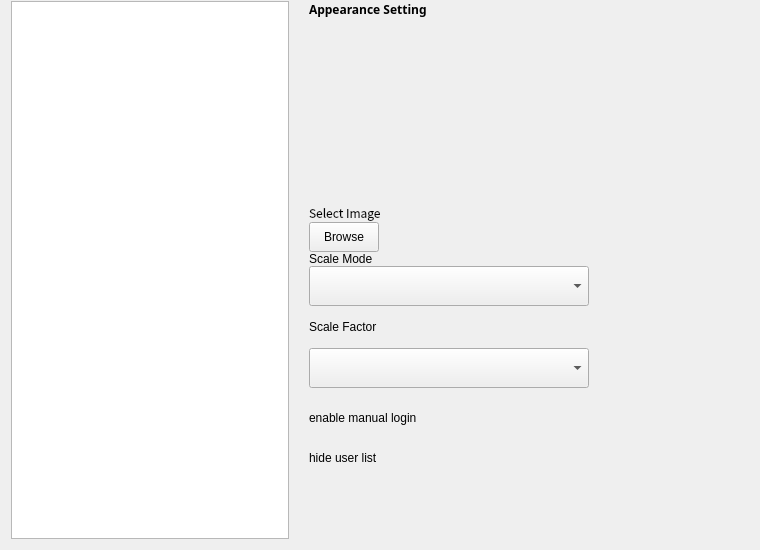
<?xml version="1.0" encoding="UTF-8"?>
<ui version="4.0">
 <class>GreeterSetting</class>
 <widget class="QWidget" name="GreeterSetting">
  <property name="geometry">
   <rect>
    <x>0</x>
    <y>0</y>
    <width>760</width>
    <height>550</height>
   </rect>
  </property>
  <property name="windowTitle">
   <string>GreeterSetting</string>
  </property>
  <property name="styleSheet">
   <string notr="true"/>
  </property>
  <layout class="QHBoxLayout" name="horizontalLayout">
   <property name="spacing">
    <number>0</number>
   </property>
   <property name="topMargin">
    <number>0</number>
   </property>
   <item>
    <widget class="QWidget" name="tab" native="true">
     <property name="sizePolicy">
      <sizepolicy hsizetype="Fixed" vsizetype="Preferred">
       <horstretch>0</horstretch>
       <verstretch>0</verstretch>
      </sizepolicy>
     </property>
     <property name="minimumSize">
      <size>
       <width>286</width>
       <height>0</height>
      </size>
     </property>
     <property name="styleSheet">
      <string notr="true"/>
     </property>
     <layout class="QVBoxLayout" name="verticalLayout_2">
      <property name="spacing">
       <number>0</number>
      </property>
      <property name="leftMargin">
       <number>0</number>
      </property>
      <property name="topMargin">
       <number>1</number>
      </property>
      <property name="rightMargin">
       <number>1</number>
      </property>
      <property name="bottomMargin">
       <number>0</number>
      </property>
      <item>
       <widget class="KiranSidebarWidget" name="tabList">
        <property name="sizePolicy">
         <sizepolicy hsizetype="Fixed" vsizetype="Expanding">
          <horstretch>0</horstretch>
          <verstretch>0</verstretch>
         </sizepolicy>
        </property>
        <property name="minimumSize">
         <size>
          <width>274</width>
          <height>0</height>
         </size>
        </property>
        <property name="maximumSize">
         <size>
          <width>278</width>
          <height>16777215</height>
         </size>
        </property>
        <property name="styleSheet">
         <string notr="true"/>
        </property>
        <property name="currentRow">
         <number>-1</number>
        </property>
       </widget>
      </item>
     </layout>
    </widget>
   </item>
   <item>
    <widget class="QWidget" name="stack" native="true">
     <property name="styleSheet">
      <string notr="true"/>
     </property>
     <layout class="QVBoxLayout" name="verticalLayout">
      <property name="spacing">
       <number>0</number>
      </property>
      <property name="leftMargin">
       <number>0</number>
      </property>
      <property name="topMargin">
       <number>1</number>
      </property>
      <property name="rightMargin">
       <number>0</number>
      </property>
      <property name="bottomMargin">
       <number>0</number>
      </property>
      <item>
       <widget class="QStackedWidget" name="stackedWidget">
        <property name="currentIndex">
         <number>0</number>
        </property>
        <widget class="QWidget" name="appearence">
         <property name="styleSheet">
          <string notr="true"/>
         </property>
         <layout class="QVBoxLayout" name="verticalLayout_3">
          <property name="spacing">
           <number>0</number>
          </property>
          <property name="leftMargin">
           <number>12</number>
          </property>
          <property name="topMargin">
           <number>0</number>
          </property>
          <property name="rightMargin">
           <number>0</number>
          </property>
          <property name="bottomMargin">
           <number>0</number>
          </property>
          <item alignment="Qt::AlignLeft">
           <widget class="QLabel" name="label_appearence">
            <property name="sizePolicy">
             <sizepolicy hsizetype="Minimum" vsizetype="Minimum">
              <horstretch>0</horstretch>
              <verstretch>0</verstretch>
             </sizepolicy>
            </property>
            <property name="font">
             <font>
              <family>NotoSansCJKsc-Light</family>
              <weight>75</weight>
              <bold>true</bold>
             </font>
            </property>
            <property name="styleSheet">
             <string notr="true"/>
            </property>
            <property name="text">
             <string>Appearance Setting</string>
            </property>
           </widget>
          </item>
          <item>
           <widget class="LoginGreeterPreviewWidget" name="preview" native="true">
            <property name="sizePolicy">
             <sizepolicy hsizetype="Fixed" vsizetype="Fixed">
              <horstretch>0</horstretch>
              <verstretch>0</verstretch>
             </sizepolicy>
            </property>
            <property name="minimumSize">
             <size>
              <width>330</width>
              <height>186</height>
             </size>
            </property>
            <property name="styleSheet">
             <string notr="true"/>
            </property>
           </widget>
          </item>
          <item>
           <widget class="QLabel" name="label_selectPix">
            <property name="font">
             <font>
              <family>NotoSansCJKSC</family>
             </font>
            </property>
            <property name="styleSheet">
             <string notr="true"/>
            </property>
            <property name="text">
             <string>Select Image</string>
            </property>
           </widget>
          </item>
          <item>
           <widget class="QPushButton" name="btn_browse">
            <property name="sizePolicy">
             <sizepolicy hsizetype="Fixed" vsizetype="Fixed">
              <horstretch>0</horstretch>
              <verstretch>0</verstretch>
             </sizepolicy>
            </property>
            <property name="minimumSize">
             <size>
              <width>70</width>
              <height>30</height>
             </size>
            </property>
            <property name="maximumSize">
             <size>
              <width>70</width>
              <height>30</height>
             </size>
            </property>
            <property name="styleSheet">
             <string notr="true"/>
            </property>
            <property name="text">
             <string>Browse</string>
            </property>
           </widget>
          </item>
          <item>
           <widget class="QLabel" name="label_selectMode">
            <property name="styleSheet">
             <string notr="true"/>
            </property>
            <property name="text">
             <string>Scale Mode</string>
            </property>
           </widget>
          </item>
          <item>
           <widget class="QComboBox" name="combo_mode">
            <property name="sizePolicy">
             <sizepolicy hsizetype="Fixed" vsizetype="Fixed">
              <horstretch>0</horstretch>
              <verstretch>0</verstretch>
             </sizepolicy>
            </property>
            <property name="minimumSize">
             <size>
              <width>280</width>
              <height>40</height>
             </size>
            </property>
            <property name="maximumSize">
             <size>
              <width>280</width>
              <height>40</height>
             </size>
            </property>
            <property name="styleSheet">
             <string notr="true"/>
            </property>
           </widget>
          </item>
          <item>
           <widget class="QWidget" name="verticalWidget" native="true">
            <property name="sizePolicy">
             <sizepolicy hsizetype="Preferred" vsizetype="Fixed">
              <horstretch>0</horstretch>
              <verstretch>0</verstretch>
             </sizepolicy>
            </property>
            <property name="minimumSize">
             <size>
              <width>0</width>
              <height>82</height>
             </size>
            </property>
            <property name="maximumSize">
             <size>
              <width>16777215</width>
              <height>82</height>
             </size>
            </property>
            <layout class="QVBoxLayout" name="verticalLayout_5">
             <property name="spacing">
              <number>0</number>
             </property>
             <property name="leftMargin">
              <number>0</number>
             </property>
             <property name="topMargin">
              <number>0</number>
             </property>
             <property name="rightMargin">
              <number>0</number>
             </property>
             <property name="bottomMargin">
              <number>0</number>
             </property>
             <item>
              <widget class="QLabel" name="label_scaleFactor">
               <property name="styleSheet">
                <string notr="true"/>
               </property>
               <property name="text">
                <string>Scale Factor</string>
               </property>
              </widget>
             </item>
             <item>
              <widget class="QComboBox" name="combo_scaleFactor">
               <property name="sizePolicy">
                <sizepolicy hsizetype="Fixed" vsizetype="Fixed">
                 <horstretch>0</horstretch>
                 <verstretch>0</verstretch>
                </sizepolicy>
               </property>
               <property name="minimumSize">
                <size>
                 <width>280</width>
                 <height>40</height>
                </size>
               </property>
               <property name="maximumSize">
                <size>
                 <width>280</width>
                 <height>40</height>
                </size>
               </property>
               <property name="styleSheet">
                <string notr="true"/>
               </property>
              </widget>
             </item>
            </layout>
           </widget>
          </item>
          <item alignment="Qt::AlignTop">
           <widget class="QWidget" name="widget_enableManualLogin" native="true">
            <property name="sizePolicy">
             <sizepolicy hsizetype="Fixed" vsizetype="Preferred">
              <horstretch>0</horstretch>
              <verstretch>0</verstretch>
             </sizepolicy>
            </property>
            <property name="minimumSize">
             <size>
              <width>280</width>
              <height>0</height>
             </size>
            </property>
            <property name="maximumSize">
             <size>
              <width>280</width>
              <height>16777215</height>
             </size>
            </property>
            <layout class="QHBoxLayout" name="horizontalLayout_3">
             <property name="leftMargin">
              <number>0</number>
             </property>
             <property name="topMargin">
              <number>20</number>
             </property>
             <property name="rightMargin">
              <number>0</number>
             </property>
             <property name="bottomMargin">
              <number>0</number>
             </property>
             <item>
              <widget class="QLabel" name="label">
               <property name="text">
                <string>enable manual login</string>
               </property>
              </widget>
             </item>
             <item>
              <spacer name="horizontalSpacer">
               <property name="orientation">
                <enum>Qt::Horizontal</enum>
               </property>
               <property name="sizeHint" stdset="0">
                <size>
                 <width>40</width>
                 <height>20</height>
                </size>
               </property>
              </spacer>
             </item>
            </layout>
           </widget>
          </item>
          <item alignment="Qt::AlignTop">
           <widget class="QWidget" name="widget_hideUserList" native="true">
            <property name="sizePolicy">
             <sizepolicy hsizetype="Fixed" vsizetype="Minimum">
              <horstretch>0</horstretch>
              <verstretch>0</verstretch>
             </sizepolicy>
            </property>
            <property name="minimumSize">
             <size>
              <width>280</width>
              <height>0</height>
             </size>
            </property>
            <property name="maximumSize">
             <size>
              <width>280</width>
              <height>16777215</height>
             </size>
            </property>
            <layout class="QHBoxLayout" name="horizontalLayout_4">
             <property name="leftMargin">
              <number>0</number>
             </property>
             <property name="topMargin">
              <number>20</number>
             </property>
             <property name="rightMargin">
              <number>0</number>
             </property>
             <property name="bottomMargin">
              <number>0</number>
             </property>
             <item>
              <widget class="QLabel" name="label_2">
               <property name="text">
                <string>hide user list</string>
               </property>
              </widget>
             </item>
             <item>
              <spacer name="horizontalSpacer_2">
               <property name="orientation">
                <enum>Qt::Horizontal</enum>
               </property>
               <property name="sizeHint" stdset="0">
                <size>
                 <width>40</width>
                 <height>20</height>
                </size>
               </property>
              </spacer>
             </item>
            </layout>
           </widget>
          </item>
          <item>
           <spacer name="verticalSpacer">
            <property name="orientation">
             <enum>Qt::Vertical</enum>
            </property>
            <property name="sizeHint" stdset="0">
             <size>
              <width>20</width>
              <height>40</height>
             </size>
            </property>
           </spacer>
          </item>
         </layout>
        </widget>
        <widget class="QWidget" name="userlogin">
         <property name="styleSheet">
          <string notr="true"/>
         </property>
         <layout class="QVBoxLayout" name="verticalLayout_4">
          <property name="spacing">
           <number>0</number>
          </property>
          <property name="leftMargin">
           <number>12</number>
          </property>
          <property name="topMargin">
           <number>0</number>
          </property>
          <property name="rightMargin">
           <number>0</number>
          </property>
          <property name="bottomMargin">
           <number>20</number>
          </property>
          <item>
           <widget class="QLabel" name="label_userlogin">
            <property name="styleSheet">
             <string notr="true"/>
            </property>
            <property name="text">
             <string>User Login</string>
            </property>
           </widget>
          </item>
          <item>
           <widget class="QLabel" name="label_autoLoginUserName">
            <property name="font">
             <font>
              <family>NotoSansCJKSC</family>
             </font>
            </property>
            <property name="styleSheet">
             <string notr="true"/>
            </property>
            <property name="text">
             <string>auto login account(take effect after restart)</string>
            </property>
           </widget>
          </item>
          <item>
           <widget class="QComboBox" name="combo_autoLoginUser">
            <property name="sizePolicy">
             <sizepolicy hsizetype="Fixed" vsizetype="Fixed">
              <horstretch>0</horstretch>
              <verstretch>0</verstretch>
             </sizepolicy>
            </property>
            <property name="minimumSize">
             <size>
              <width>280</width>
              <height>40</height>
             </size>
            </property>
            <property name="maximumSize">
             <size>
              <width>280</width>
              <height>40</height>
             </size>
            </property>
           </widget>
          </item>
          <item>
           <widget class="QLabel" name="label_autoLoginDelay">
            <property name="styleSheet">
             <string notr="true"/>
            </property>
            <property name="text">
             <string>auto login delay(seconds)(take effect after restart)</string>
            </property>
           </widget>
          </item>
          <item>
           <widget class="QLineEdit" name="edit_autologinDelay">
            <property name="sizePolicy">
             <sizepolicy hsizetype="Fixed" vsizetype="Fixed">
              <horstretch>0</horstretch>
              <verstretch>0</verstretch>
             </sizepolicy>
            </property>
            <property name="minimumSize">
             <size>
              <width>280</width>
              <height>40</height>
             </size>
            </property>
            <property name="maximumSize">
             <size>
              <width>280</width>
              <height>40</height>
             </size>
            </property>
            <property name="styleSheet">
             <string notr="true"/>
            </property>
           </widget>
          </item>
          <item>
           <spacer name="verticalSpacer_2">
            <property name="orientation">
             <enum>Qt::Vertical</enum>
            </property>
            <property name="sizeHint" stdset="0">
             <size>
              <width>20</width>
              <height>40</height>
             </size>
            </property>
           </spacer>
          </item>
         </layout>
        </widget>
       </widget>
      </item>
     </layout>
    </widget>
   </item>
  </layout>
 </widget>
 <layoutdefault spacing="6" margin="11"/>
 <customwidgets>
  <customwidget>
   <class>LoginGreeterPreviewWidget</class>
   <extends>QWidget</extends>
   <header location="global">logingreeterpreviewwidget.h</header>
   <container>1</container>
  </customwidget>
  <customwidget>
   <class>KiranSidebarWidget</class>
   <extends>QListWidget</extends>
   <header location="global">kiran-sidebar-widget.h</header>
  </customwidget>
 </customwidgets>
 <resources/>
 <connections/>
</ui>
